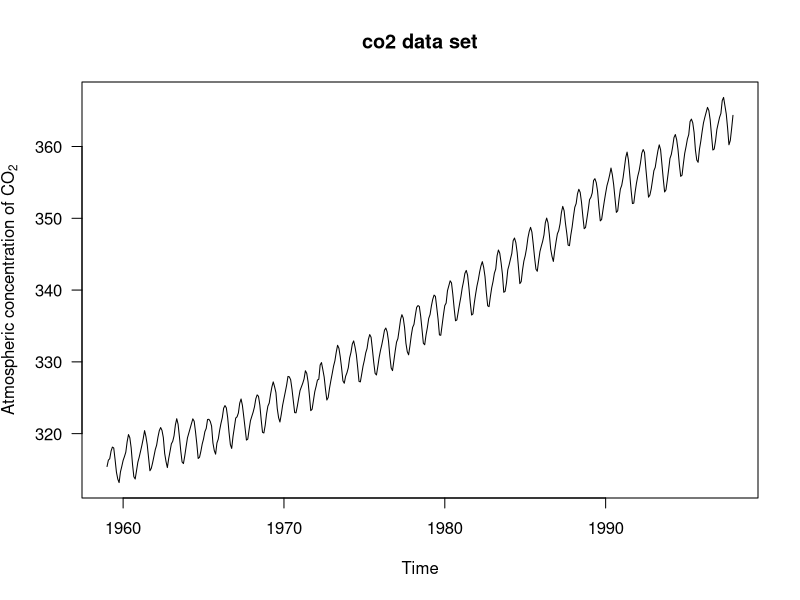

Write R code to recreate this figure.
co2
require(graphics)
plot(co2, ylab = expression("Atmospheric concentration of CO"[2]),
     las = 1)
title(main = "co2 data set")
